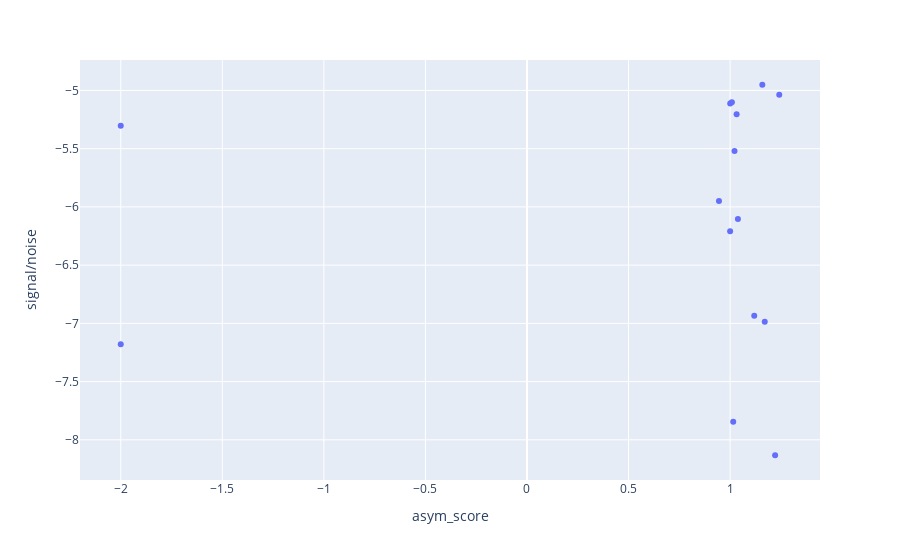

Write notebook code for a chart like this one.
### Code cell
px.scatter(total_df,x='asym_score',y='signal/noise')

### Figure 1 — Plotly figure (JSON) as saved in the notebook; plotly's stock layout.template omitted (floating-point values rounded to 4 significant figures)
{"data": [{"hovertemplate": "asym_score=%{x}<br>signal/noise=%{y}<extra></extra>", "legendgroup": "", "marker": {"color": "#636efa", "symbol": "circle"}, "mode": "markers", "name": "", "orientation": "v", "showlegend": false, "type": "scatter", "x": [1.0, 1.242, 1.001, 1.009, 1.032, 1.171, 0.9452, -2, 1.022, 1.222, 1.015, 1.159, -2, 1.038, 1.119], "xaxis": "x", "y": [-6.209, -5.038, -5.112, -5.1, -5.205, -6.986, -5.948, -7.18, -5.52, -8.133, -7.845, -4.951, -5.304, -6.104, -6.934], "yaxis": "y"}], "layout": {"legend": {"tracegroupgap": 0}, "margin": {"t": 60}, "xaxis": {"anchor": "y", "domain": [0, 1], "title": {"text": "asym_score"}}, "yaxis": {"anchor": "x", "domain": [0, 1], "title": {"text": "signal/noise"}}}}
